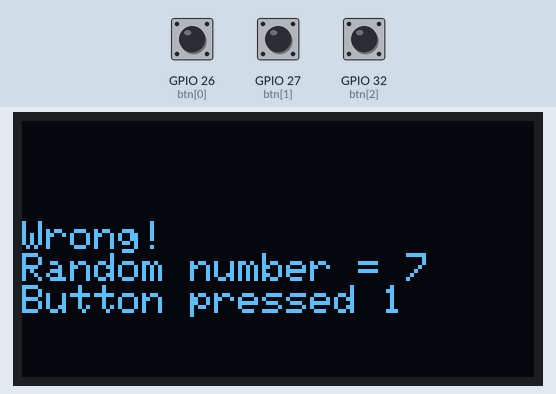
Simulated run of this sketch. Board: ESP32. On the bench: 128×64 one-colour display. Inputs (shaded band) come from the test bench; at power-on: GPIO 26 (btn[0]) HIGH, GPIO 27 (btn[1]) LOW, GPIO 32 (btn[2]) LOW. Random numbers use the default seed unless the sketch sets one.

Above: at 2.3 s.
2.4 s: GPIO 26 (btn[0]) pulled LOW for 2.35 s
At 4.5 s:
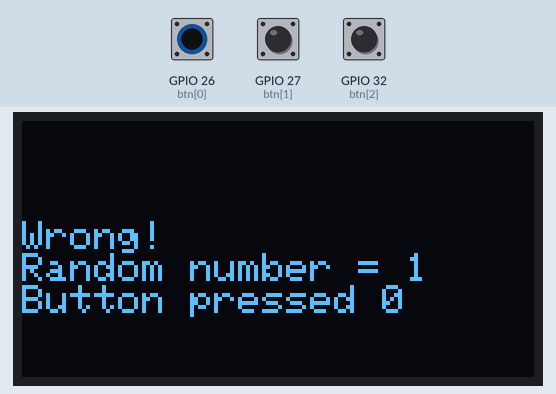
8.7 s: GPIO 27 (btn[1]) pulled HIGH for 2.35 s
At 10.7 s:
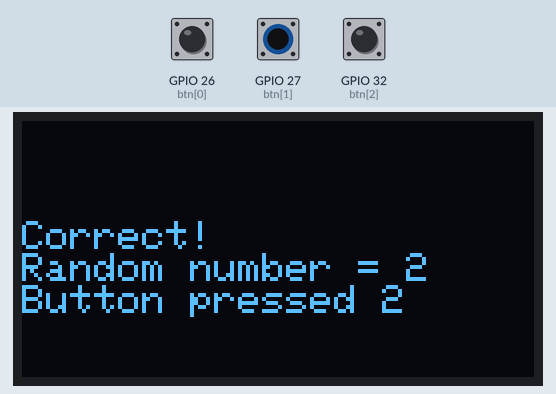
12.8 s: GPIO 26 (btn[0]) pulled LOW for 2.35 s
At 14.4 s:
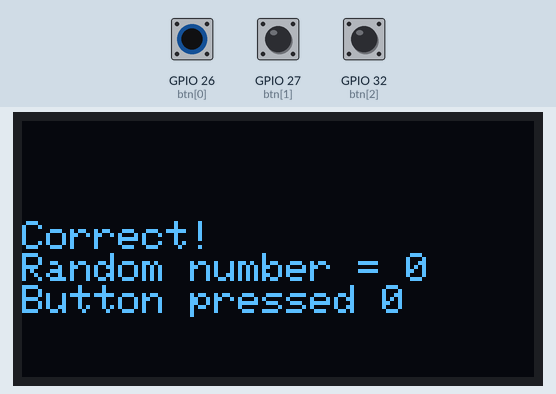
16.8 s: GPIO 27 (btn[1]) pulled HIGH for 2.35 s
At 18.1 s:
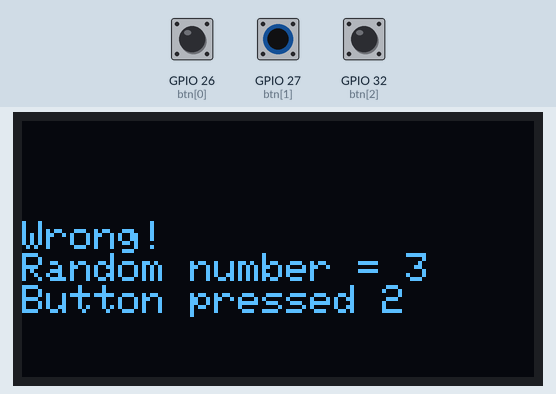
20.9 s: GPIO 27 (btn[1]) pulled HIGH for 2.35 s
24.9 s: GPIO 26 (btn[0]) pulled LOW for 2.35 s
At 26.8 s:
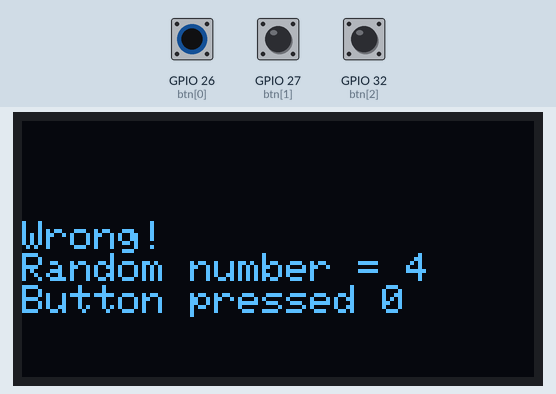
Timing chart, 0 to 28.3 s (numbered marks = the images above; inputs shaded):
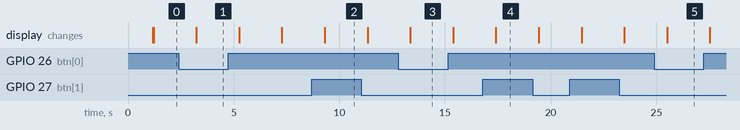

The sketch:

8_1.ino
```cpp
#include <Adafruit_GFX.h>
#include <Adafruit_SH1106.h>
#define SDA 21
#define SCL 22
int btn[] = {26, 27, 32, 33, 34, 35, 36, 39};
int randomNumber;
int i;
Adafruit_SH1106 display (SDA, SCL);
void setup(){
  for(i = 0; i < 8; i++){
    pinMode(btn[i], INPUT);
  }
  display.begin(SH1106_SWITCHCAPVCC, 0x3C);
  display.clearDisplay();
  display.display();
  delay(100);
  display.setTextSize(1);
  display.setTextColor(WHITE);
  display.setCursor(0,0);
  Wire.begin();
  randomNumber = rand() % 8;
  display.print("Guess the number 0 - 7");
  delay(1000);
}
void loop(){
  if(i == 8){
    display.clearDisplay();
    display.setCursor(0,25);
    display.print("Guess the number 0 - 7");
    display.display();
  }
  for(i = 0; i < 8; i++){
    if(digitalRead(btn[i]) == LOW){
      break;
    }
  }
  if(randomNumber == i){
    display.clearDisplay();
    display.setCursor(0,25);
    display.println("Correct!");
    display.print("Random number = ");
    display.print(randomNumber);
    display.println();
    display.print("Button pressed ");
    display.print(i);
    display.display();
    delay(2000);
  }else if(i != 8){
    display.clearDisplay();
    display.setCursor(0,25);
    display.println("Wrong!");
    display.print("Random number = ");
    display.print(randomNumber);
    display.println();
    display.print("Button pressed ");
    display.print(i);
    display.display();
    delay(2000);
  }
  if(i != 8){
    randomNumber = rand() % 8;
  }
}
```
